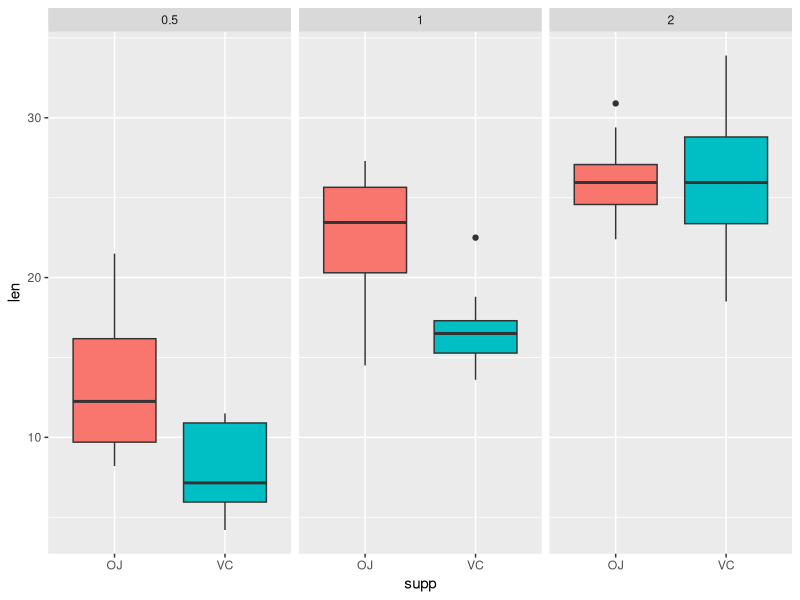
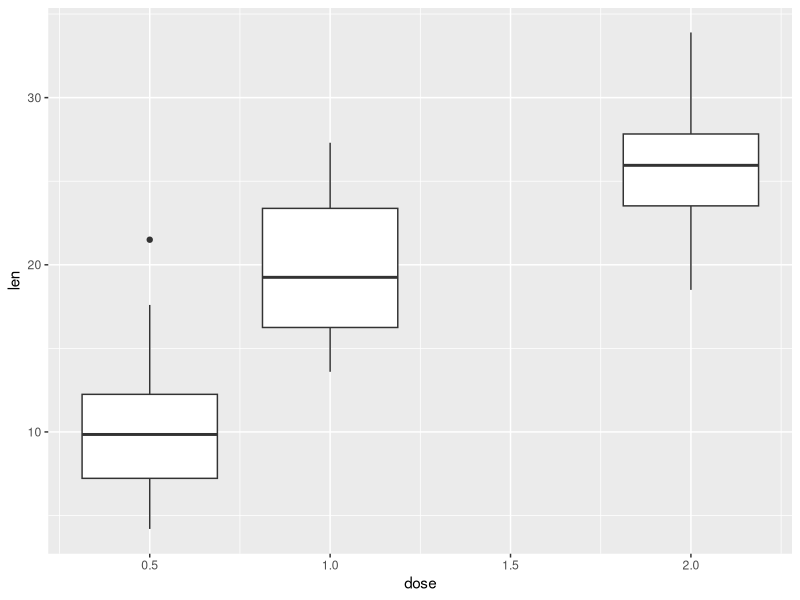

Here is the R script that generated these plots, in order:
## ---- chunk 1
knitr::opts_chunk$set(echo = TRUE)
## ---- chunk 2
library(datasets)
data(ToothGrowth)
## ---- chunk 3
head(ToothGrowth, n=3) ; tail(ToothGrowth, n=3)
## ---- chunk 4
str(ToothGrowth)
## ---- chunk 5
summary(ToothGrowth)
## ---- chunk 6
#Plot 1
library(ggplot2)
g1 <- ggplot(ToothGrowth, aes(x=supp, y=len)) + 
      geom_boxplot(aes(fill=supp)) +
      facet_grid(.~dose) + guides(fill=FALSE) +
      labs(list(title = "Guinea Pigs Tooth length by dose levels \n of Vitamin C and different delivery methods", 
                x = "Delivery Method",
                y = "Tooth length")) +
      theme(plot.title = element_text(size=11),
            axis.title.x = element_text(size=11),
            axis.title.y = element_text(size=11))
## ---- chunk 7
print(g1)
## ---- chunk 8
#Plot 2
g2 <- ggplot(ToothGrowth, aes(x=dose, y=len, group=dose)) + geom_boxplot() +
      labs(list(title = "Tooth length by dose levels of Vitamin C", 
                x = "Dose levels (mg/day)",
                y = "Tooth length")) +
      theme(plot.title = element_text(size=11),
            axis.title.x = element_text(size=11),
            axis.title.y = element_text(size=11))
## ---- chunk 9
print(g2)
## ---- chunk 10
#Plot 1
library(ggplot2)
g1 <- ggplot(ToothGrowth, aes(x=supp, y=len)) + 
      geom_boxplot(aes(fill=supp)) +
      facet_grid(.~dose) + guides(fill=FALSE) +
      labs(list(title = "Guinea Pigs Tooth length by dose levels \n of Vitamin C and different delivery methods", 
                x = "Delivery Method",
                y = "Tooth length")) +
      theme(plot.title = element_text(size=11),
            axis.title.x = element_text(size=11),
            axis.title.y = element_text(size=11))
## ---- chunk 11
#Plot 2
g2 <- ggplot(ToothGrowth, aes(x=dose, y=len, group=dose)) + geom_boxplot() +
      labs(list(title = "Guinea Pigs Tooth length by dose levels of Vitamin C", 
                x = "Dose levels (mg/day)",
                y = "Tooth length"))
## ---- chunk 12
#subsetting data for 1st set of T-tests
OJ_05 <- ToothGrowth$len[ToothGrowth$supp == "OJ" & ToothGrowth$dose == 0.5]
OJ_10 <- ToothGrowth$len[ToothGrowth$supp == "OJ" & ToothGrowth$dose == 1.0]
OJ_20 <- ToothGrowth$len[ToothGrowth$supp == "OJ" & ToothGrowth$dose == 2.0]

VC_05 <- ToothGrowth$len[ToothGrowth$supp == "VC" & ToothGrowth$dose == 0.5]
VC_10 <- ToothGrowth$len[ToothGrowth$supp == "VC" & ToothGrowth$dose == 1.0]
VC_20 <- ToothGrowth$len[ToothGrowth$supp == "VC" & ToothGrowth$dose == 2.0]
## ---- chunk 13
#1st set of T-tests
t.test(OJ_05, VC_05, paired = FALSE, var.equal = FALSE, altern = "greater")
t.test(OJ_10, VC_10, paired = FALSE, var.equal = FALSE, altern = "greater")
t.test(OJ_20, VC_20, paired = FALSE, var.equal = FALSE, altern = "two.sided")
## ---- chunk 14
#subsetting data for 2nd set of T-tests
all_05 <- ToothGrowth$len[ToothGrowth$dose == 0.5]
all_10 <- ToothGrowth$len[ToothGrowth$dose == 1.0]
all_20 <- ToothGrowth$len[ToothGrowth$dose == 2.0]
## ---- chunk 15
#2nd set of T-tests
t.test(all_20, all_05, paired = FALSE, var.equal = FALSE, altern = "greater")
